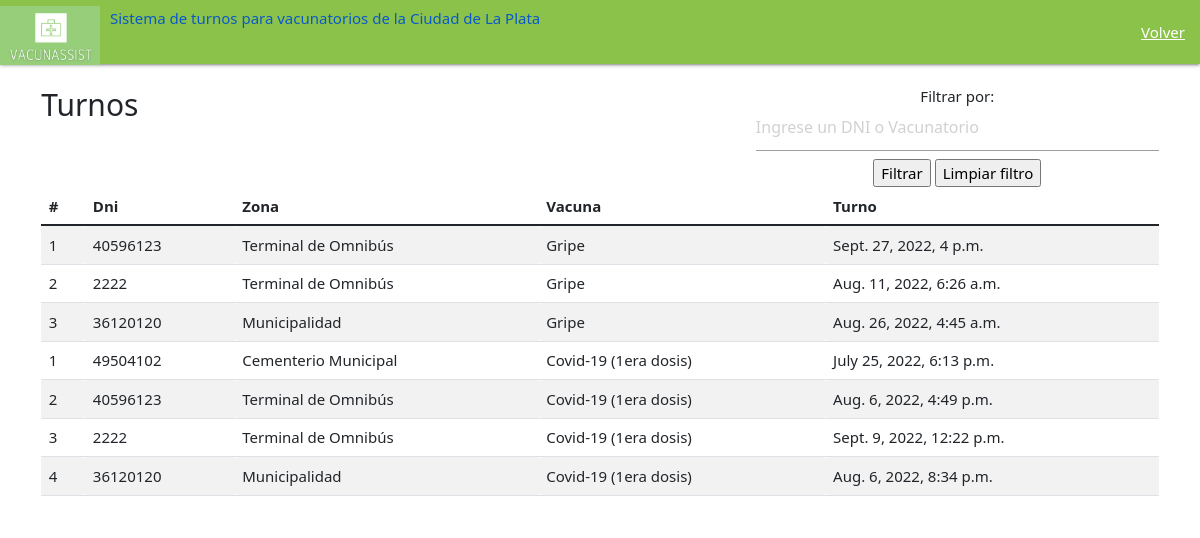
The app's page /ver_turnos_admin/, older data.
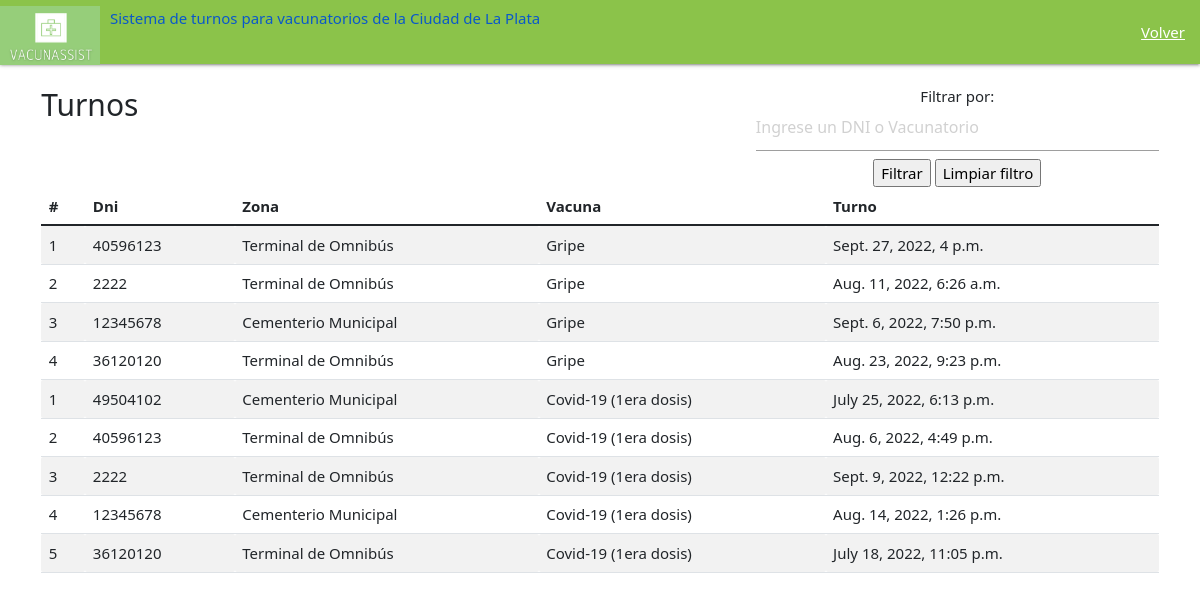
The same page, newer data.
### main/models.py (models this page shows)
class Paciente(models.Model):
    opciones=((1, 'Si'), (2, 'No'))
    paciente_nombre= models.CharField(max_length=20)
    paciente_apellido= models.CharField(max_length=20)
    paciente_fechaNac= models.DateTimeField("fecha nacimiento")
    paciente_zona= models.CharField(max_length=200)
    paciente_dni= models.CharField(max_length=200)
    paciente_email= models.EmailField(max_length=254)
    vac_Gripe_aplicada=models.SmallIntegerField(choices=opciones,default=2)
    vac_Gripe_turno= models.DateTimeField(null=True)
    vac_Gripe_asistencia=models.SmallIntegerField(choices=opciones,default=2)
    vac_Amarilla_aplicada=models.SmallIntegerField(choices=opciones,default=2)
    vac_Amarilla_turno= models.DateTimeField(null=True)
    vac_Amarilla_asistencia=models.SmallIntegerField(choices=opciones,default=2)
    vac_Covid1_aplicada=models.SmallIntegerField(choices=opciones,default=2)
    vac_Covid2_aplicada=models.SmallIntegerField(choices=opciones,default=2)
    vac_Covid_turno1= models.DateTimeField(null=True)
    vac_Covid_turno2= models.DateTimeField(null=True)
    vac_Covid1era_asistencia=models.SmallIntegerField(choices=opciones,default=2)
    vac_Covid2da_asistencia=models.SmallIntegerField(choices=opciones,default=2)
    codigo= models.PositiveIntegerField(default=0)
    contraseña = models.CharField(max_length=200)
    def __str__(self):
        return self.paciente_nombre

### main/views.py (the view)
# urls.py: path('ver_turnos_admin/',views.ver_turnos_admin),
def ver_turnos_admin(request):
    fecha = datetime.now().date()
    pacientes_del_dia = Paciente.objects.all()
    pacientes_gripe = []
    pacientes_fa = []
    pacientes_covid_1 = []
    pacientes_covid_2 = []
    print(pacientes_del_dia)
    for p in pacientes_del_dia:
        if p.vac_Gripe_turno != None and (p.vac_Gripe_turno.date() == fecha or p.vac_Gripe_turno.date() > fecha):
            pacientes_gripe.append(p)
        if  p.vac_Amarilla_turno != None and (p.vac_Amarilla_turno.date() == fecha or p.vac_Amarilla_turno.date() > fecha):
            pacientes_fa.append(p)
        if  p.vac_Covid_turno1!=  None and (p.vac_Covid_turno1.date() == fecha or p.vac_Covid_turno1.date() > fecha):
            pacientes_covid_1.append(p)
        if  p.vac_Covid_turno2 != None and (p.vac_Covid_turno2.date() == fecha or p.vac_Covid_turno2.date() > fecha):
            pacientes_covid_2.append(p)
    contexto = {
        "pac_gripe": pacientes_gripe,
        "pac_fa": pacientes_fa,
        "pac_covid1": pacientes_covid_1,
        "pac_covid2": pacientes_covid_2
        }
    return render (request, "main/todos-los-turnos.html", contexto)

### main/templates/main/todos-los-turnos.html (shortened to what this page needs)
<!DOCTYPE html>
{% load static %}
<html lang="en" dir="ltr">
  <head>
        <link rel="stylesheet" href="https://cdnjs.cloudflare.com/ajax/libs/materialize/1.0.0/css/materialize.min.css">
        <link type='text/css' href="{% static 'css/estilo.css' %}" rel="stylesheet" />
        <link href="https://cdn.jsdelivr.net/npm/bootstrap@5.1.3/dist/css/bootstrap.min.css" rel="stylesheet">
    <link href="https://cdn.jsdelivr.net/npm/bootstrap@5.1.3/dist/css/bootstrap.min.css" rel="stylesheet">
    <nav>
        <div class="nav-wrapper  light-green">
          <a href="/" class="brand-logo">
            <img src="{% static 'imagenes/Logo_VacunAssist_recortado.png' %}" class="img-fluid" width="100" height="66">
          <div class="right"  style="margin: 9px 0px 0px 10px">
            <h6>Sistema de turnos para vacunatorios de la Ciudad de La Plata</h6>
            </div>
          </a>
          <ul id="nav-mobile" class="right hide-on-med">
            <li><a href="/inicio_admin/">Volver</a></li>
          </ul>
        </div>
      </nav>
      <body>
        <div class="center">
        <div class="container py-4">
          <div class="row">
            <div class="col-md-12">
                <div class="right">
                  <form method="POST">
                    <h6 style="margin: 0" for="filtrar">Filtrar por:</h6>
                    <input list="lista" name="filtro" id="filtro" placeholder="Ingrese un DNI o Vacunatorio" >
                    <input type="submit" value="Filtrar" id="filter" name="filter" >
                    <a href='lista-de-vacunadores/'>
                    <input type="submit" id="limpiar" name="limpiar" value="Limpiar filtro" ></a>
                  </form>
                </div>
                <div class="left">
                  <h2>Turnos </h2>
                    </div>
                </div>
<div class="table-responsive">
    <table class="table table-striped">
      <thead>
        <tr margin= "0 auto">
          <th style="text-align: left">#</th>
          <th style="text-align: left">Dni</th>
          <th style="text-align: left"> Zona </th>
          <th style="text-align: left"> Vacuna </th>
          <th style="text-align: left"> Turno </th>
      </thead>
      <tbody>
        {% for c in pac_gripe %}
        <tr>
          <td>{{forloop.counter}}</td>
          <td>{{c.paciente_dni}}</td>
          <td>{{c.paciente_zona}}</td>
          <td> Gripe</td>
          <td>{{c.vac_Gripe_turno}}</td>
        </tr>
        {% endfor%}
        {% for c in pac_covid1 %}
        <tr>
          <td>{{forloop.counter}}</td>
          <td>{{c.paciente_dni}}</td>
          <td>{{c.paciente_zona}}</td>
          <td> Covid-19 (1era dosis) </td>
          <td>{{c.vac_Covid_turno1}}</td>
        </tr>
        {% endfor%}
      </tbody>
    </table>
  </div>
      </body>

Row changes from the older to the newer data that the page shows:
removed Paciente: paciente_dni "36120120", paciente_zona "Municipalidad", vac_Gripe_turno "Aug. 26, 2022, 4:45 a.m.", vac_Covid_turno1 "Aug. 6, 2022, 8:34 p.m."
added Paciente: paciente_dni "12345678", paciente_zona "Cementerio Municipal", vac_Gripe_turno "Sept. 6, 2022, 7:50 p.m.", vac_Covid_turno1 "Aug. 14, 2022, 1:26 p.m."
added Paciente: paciente_dni "36120120", paciente_zona "Terminal de Omnibús", vac_Gripe_turno "Aug. 23, 2022, 9:23 p.m.", vac_Covid_turno1 "July 18, 2022, 11:05 p.m."
